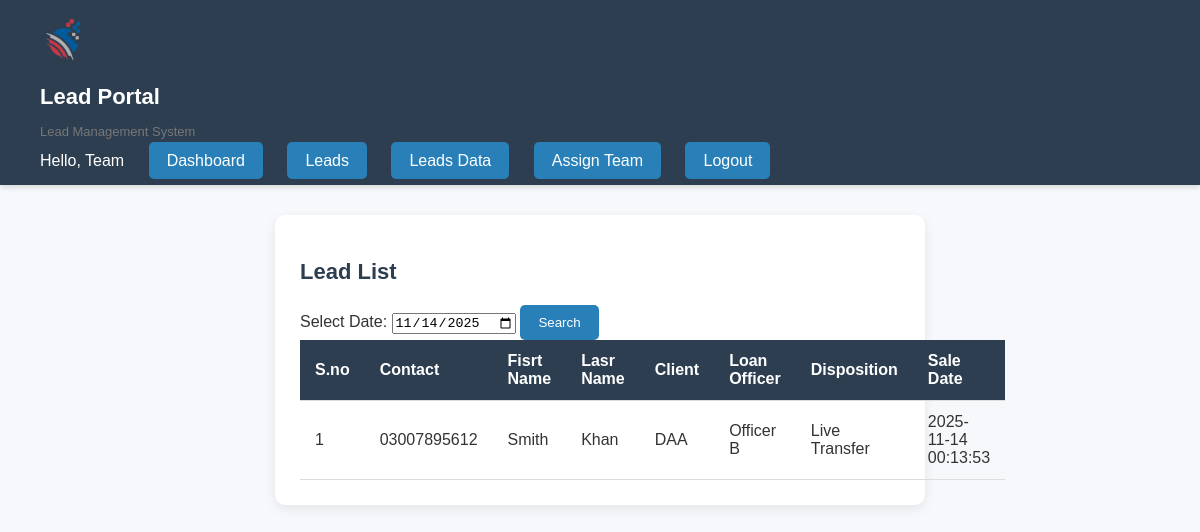
The app's page /public/lead_list.php (signed in), older data.
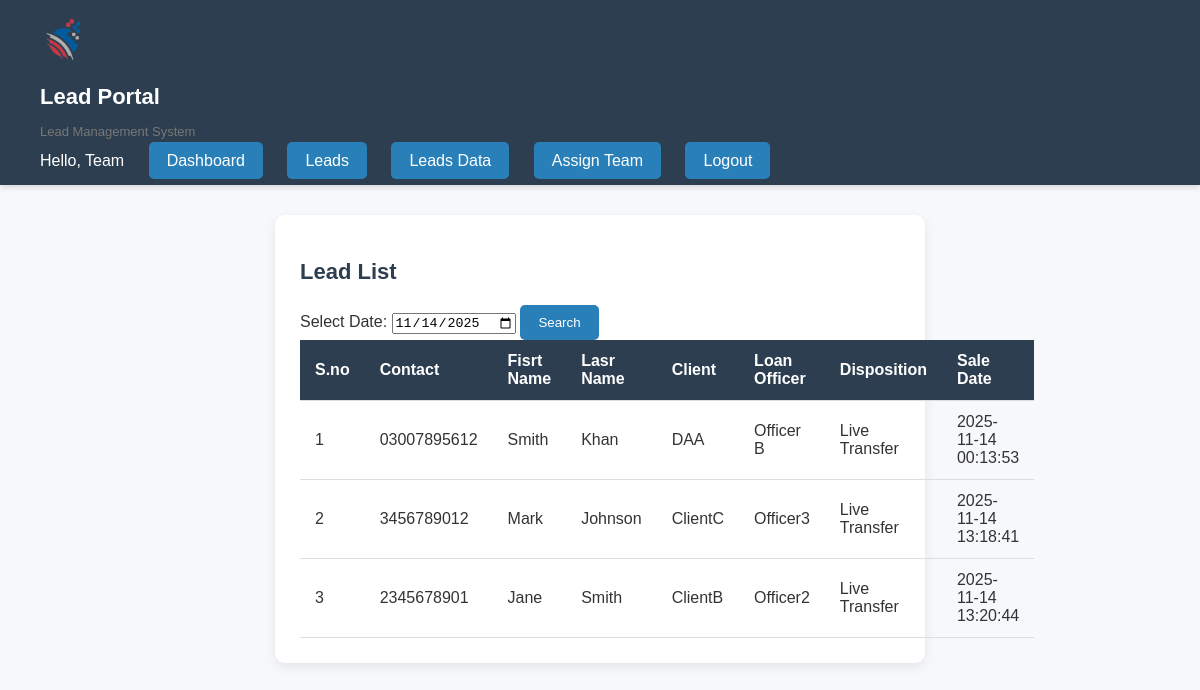
The same page, newer data.
### tables this page shows
CREATE TABLE `lead_disposition` (
  `id` int(11) NOT NULL,
  `lead_id` int(11) NOT NULL,
  `disposition` varchar(255) DEFAULT 'Transfer',
  `csr_id` int(11) DEFAULT NULL,
  `created_at` timestamp NOT NULL DEFAULT current_timestamp()
);

CREATE TABLE `lead_data` (
  `id` int(11) NOT NULL,
  `contact_number` varchar(50) NOT NULL,
  `first_name` varchar(255) DEFAULT NULL,
  `last_name` varchar(255) DEFAULT NULL,
  `phone` varchar(255) DEFAULT NULL,
  `phone2` varchar(255) NOT NULL,
  `client` varchar(255) DEFAULT NULL,
  `loan_officer` varchar(255) DEFAULT NULL,
  `Address` varchar(255) DEFAULT NULL,
  `Zip` varchar(255) NOT NULL,
  `State` varchar(255) DEFAULT NULL,
  `City` varchar(255) DEFAULT NULL,
  `Address2` varchar(255) DEFAULT NULL,
  `Zip2` varchar(255) NOT NULL,
  `State2` varchar(255) DEFAULT NULL,
  `City2` varchar(255) DEFAULT NULL,
  `total_loan` varchar(255) DEFAULT NULL,
  `interest_rate` varchar(255) DEFAULT NULL,
  `rate_type` varchar(255) DEFAULT NULL,
  `loan_type` varchar(255) DEFAULT NULL,
  `house_type` varchar(255) DEFAULT NULL,
  `property_usage` varchar(255) DEFAULT NULL,
  `interest2` varchar(255) NOT NULL,
  `rate_type2` varchar(255) NOT NULL,
  `credit_card_dept` varchar(255) NOT NULL,
  `late_payment` varchar(255) NOT NULL,
  `cashout` varchar(255) NOT NULL,
  `foreclosure` varchar(255) NOT NULL,
  `Bankrupcy` varchar(255) NOT NULL,
  `employement_status` varchar(255) DEFAULT NULL,
  `comments` text DEFAULT NULL,
  `submitted_by` int(11) DEFAULT NULL,
  `sale_date` timestamp NULL DEFAULT current_timestamp(),
  `created_at` timestamp NOT NULL DEFAULT current_timestamp(),
  `created_date` date GENERATED ALWAYS AS (cast(`created_at` as date)) STORED
);

### includes/auth.php (called while the page is built, shortened)
<?php
require_once __DIR__ . '/db.php';
function is_logged_in()
{
    return isset($_SESSION['user_id']);
}
function current_user()
{
    return
    [
        'id' => $_SESSION['user_id'],
        'username' => $_SESSION['username'],
        'access_level' => $_SESSION['access_level']
    ];
}

### includes/db.php (called while the page is built, shortened)
<?php
$DB_HOST = 'localhost';
$DB_NAME = 'lead_portal';
$DB_USER = 'root';
$DB_PASS = '';
$mysqli = new mysqli($DB_HOST, $DB_USER, $DB_PASS, $DB_NAME);
$mysqli->set_charset('utf8mb4');
function esc($s)
{
global $mysqli;
return htmlspecialchars($mysqli->real_escape_string($s));
}

### public/lead_list.php (the view, shortened to what this page needs)
<?php
require_once __DIR__ . '/../includes/auth.php';
require_once __DIR__ . '/../includes/db.php';
require_once __DIR__ . '/../includes/header.php';
$filter_date = $_GET['date'] ?? date('Y-m-d');
$search_number = $_GET['contact_number'] ?? '';
$query = "SELECT ld.contact_number, ld.first_name, ld.last_name, ld.client, ld.loan_officer, ld.Address, ld.sale_date, disp.disposition, disp.created_at AS disposition_date
          FROM lead_data ld
          JOIN lead_disposition disp ON ld.id = disp.lead_id
          WHERE DATE(ld.created_at) = ?";
if ($search_number)
{
    $query .= " AND ld.contact_number LIKE ?";
    $stmt = $mysqli->prepare($query);
    $like_number = "%$search_number%";
    $stmt->bind_param('ss', $filter_date, $like_number);
}
 else
  {
    $stmt = $mysqli->prepare($query);
    $stmt->bind_param('s', $filter_date);
  }
$stmt->execute();
$res = $stmt->get_result();
?>
<div class="card card1">
  <h2>Lead List</h2>
  <form method="get" class="form-inline">
    <label>Select Date:</label>
    <input type="date" name="date" value="<?php echo esc($filter_date); ?>">
    <button type="submit" class="btn">Search</button>
  </form>
  <table class="table">
    <thead>
      <tr>
        <th>S.no</th>
        <th>Contact</th>
        <th>Fisrt Name</th>
        <th>Lasr Name</th>
        <th>Client</th>
        <th>Loan Officer</th>
        <th>Disposition</th>
        <th>Sale Date</th>
      </tr>
    </thead>
    <tbody>
      <?php
       $serial = 1;
       while ($r = $res->fetch_assoc()): ?>
        <tr>
          <td><?php echo $serial++; ?></td>
          <td><?php echo esc($r['contact_number']); ?></td>
          <td><?php echo esc($r['first_name']); ?></td>
          <td><?php echo esc($r['last_name']); ?></td>
          <td><?php echo esc($r['client']); ?></td>
          <td><?php echo esc($r['loan_officer']); ?></td>
          <td><?php echo esc($r['disposition']); ?></td>
          <td><?php echo esc($r['disposition_date']); ?></td>
        </tr>
      <?php endwhile; ?>
    </tbody>
  </table>
</div>

### includes/header.php (shortened to what this page needs)
<?php
require_once __DIR__ . '/auth.php';
$user = current_user();
?>
<!doctype html>
    <html lang="en">
    <head>
    <link rel="stylesheet" href="/lead_portal/public/assets/css/header.css">
</head>
<body>
    <?php if($user['access_level']==3): ?>
     <link rel="stylesheet" href="/Lead_portal/public/Assets/css/team_lead.css">
     <link rel="stylesheet" href="/Lead_portal/public/Assets/css/lead_list/teamlead_upload_csv.css">
    <?php endif; ?>
<header class="site-header">
    <div class="container header-inner">
        <div class="brand">
            <div class="img-div" >
                <img style="height: 50px;" src="/Lead_portal/public/assets/images/logo.png" alt="logo" class="logo"/>
            </div>
            <div>
            <h1>Lead Portal</h1>
            <p class="muted">Lead Management System</p>
            </div>
        </div>
        <nav class="nav">
            <?php if($user): ?>
            <span class="nav-user">Hello, <?php echo esc($user['username']); ?></span>
            <a class="btn" href="dashboard">Dashboard</a>
            <a class="btn" href="lead_list">Leads</a>
            <a class="btn" href="lead_data">Leads Data</a>
            <?php if($user['access_level']==3): ?><a class="btn active" href="assign_team">Assign Team</a><?php endif; ?>
            <a class="btn btn-ghost" href="logout">Logout</a>
            <?php else: ?>
            <a style="display: none;" class="btn" href="index">Login</a>
            <?php endif; ?>
        </nav>
    </div>
</header>

### public/assets/css/team_lead.css (style rules this page uses)
body { font-family: 'Poppins', sans-serif; background-color: #f7f8fb; margin: 0; padding: 0; color: #333; }
header { background: #2c3e50; color: #fff; padding: 15px 40px; display: flex; align-items: center; justify-content: space-between; box-shadow: 0 2px 6px rgba(0,0,0,0.15); }
header h1 { font-size: 22px; font-weight: 600; }
header nav a { color: #fff; margin-left: 20px; text-decoration: none; font-weight: 500; transition: color 0.3s ease; }
.card { background: #fff; border-radius: 10px; padding: 25px; box-shadow: 0 4px 12px rgba(0,0,0,0.08); transition: transform 0.3s ease, box-shadow 0.3s ease; }
.btn { background: #2980b9; color: #fff; padding: 10px 18px; border: none; border-radius: 5px; cursor: pointer; font-weight: 500; transition: background 0.3s ease; }
table { width: 100%; border-collapse: collapse; }
table thead { background: #2c3e50; color: #fff; }
table th, table td { padding: 12px 15px; text-align: left; border-bottom: 1px solid #ddd; }

### public/assets/css/lead_list/teamlead_upload_csv.css (style rules this page uses)
.card { background: #fff; border-radius: 10px; padding: 25px; box-shadow: 0 4px 12px rgba(0,0,0,0.08); transition: transform 0.3s ease, box-shadow 0.3s ease; max-width: 600px; margin: 30px auto; }
.card h2 { font-size: 22px; color: #2c3e50; margin-bottom: 20px; }
.muted { color: #777; font-size: 13px; margin-top: 10px; }

Row changes from the older to the newer data that the page shows:
added lead_disposition: lead.contact_number "3456789012", lead.first_name "Mark", lead.last_name "Johnson", lead.client "ClientC", lead.loan_officer "Officer3", disposition "Live Transfer", created_at "2025-11-14 13:18:41"
added lead_disposition: lead.contact_number "2345678901", lead.first_name "Jane", lead.last_name "Smith", lead.client "ClientB", lead.loan_officer "Officer2", disposition "Live Transfer", created_at "2025-11-14 13:20:44"
